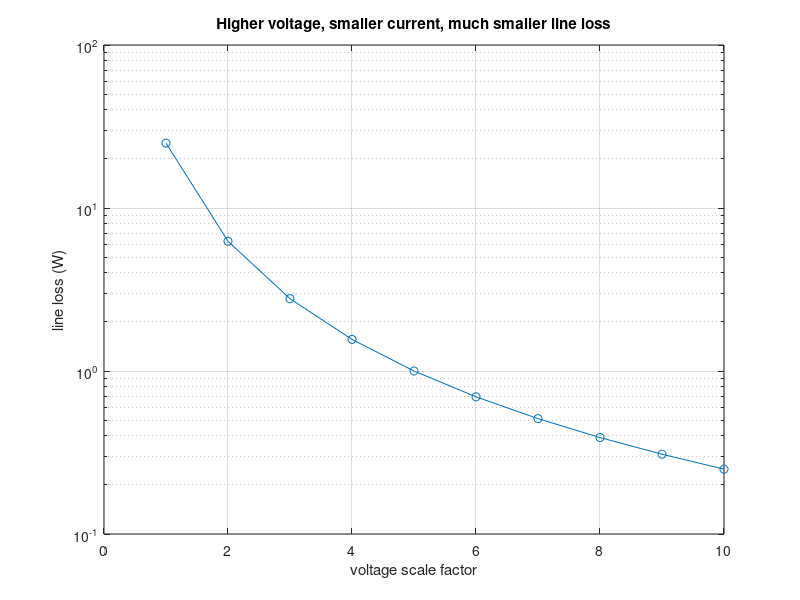

Recreate this plot in MATLAB.
% Circuits 1 — Power Calculations
%title: Load, Line and Source Power (Example 10.5)
%ar-title: قدرة الحمل والخط والمصدر (مثال 10.5)
%lesson: c1-power-5
%course: circuits-1

%% Example 10.5
%ar: حمل 39 + j26 وخط 1 + j4 ومصدر 250∠0° rms. IL = 250/(40 + j30)، و VL = ZL IL، و SL = VL IL*.
Zl = 39 + 26j; Zline = 1 + 4j; Vs = 250;
IL = Vs/(Zl + Zline); VL = Zl*IL; SL = VL*conj(IL);
fprintf('IL = %g %+gj A (%.0f at %.2f deg), VL = %g %+gj V, SL = %g %+gj VA\n', real(IL), imag(IL), abs(IL), angle(IL)*180/pi, real(VL), imag(VL), real(SL), imag(SL))

%% Line and source: complex power is conserved
%ar: Sline = |IL|² Zline، و Ss = −Vs IL*. مجموع القدرات المركبة = صفر.
Sline = abs(IL)^2 * Zline; Ss = -Vs*conj(IL);
fprintf('Sline = %g %+gj VA, Ss = %g %+gj VA, sum = %g\n', real(Sline), imag(Sline), real(Ss), imag(Ss), abs(SL + Sline + Ss))

%%! Project idea: why transmit at high voltage?
%ar: مشروع: نفس قدرة الحمل (975 W) بجهود مصدر أعلى: التيار يقل وخسارة الخط |I|²R تقل مع مربعه.
k = 1:10; loss = (abs(IL)./k).^2 * real(Zline);
semilogy(k, loss, '-o'); grid on; xlabel('voltage scale factor'); ylabel('line loss (W)'); title('Higher voltage, smaller current, much smaller line loss')
